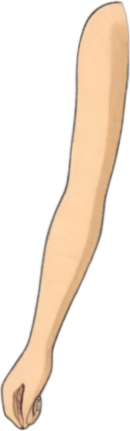
#> input picture tools/pcs/examples/ghibli/arm_l.png, 130 x 431 px
$ python -i see_through_rig.py   (imports and definitions only)
#> lines starting #> are read from the running program, lines starting #| are printed output that depends on the picture; after the words box and inside, x2 and y2 are one past the last pixel; in counts of white or black regions, pixels touching at a corner belong together
#> further down, picture is the input picture: PIL image 130x431 RGBA; mean R, G, B, A 79.9, 66.3, 52.7, 83.8
# -*- coding: utf-8 -*-
"""see-through 分层 PSD → 骨骼槽位部件（head/torso/arm_l/arm_r/leg_l/leg_r/weapon）。

为什么要这一层：see-through 拆的是 **Live2D drawable 语义**（头发/脸/上衣/裤袜/手套/
道具），不是骨骼部件。实测它的层名非常有规律，映射关系是确定的：

  head   ← back hair + front hair + face + neck + ears/l/r + eyelash + eyewhite +
           irides + eyebrow + mouth + nose + headwear（按 PSD 顺序合成）
  torso  ← topwear
  arm_l  ← handwear-l / handwear-r（实测这两层是**整条手臂含手**，不是手套）
  leg_*  ← legwear（两层腿常合并成一层，需按连通域/中线劈开）+ footwear 并回腿
  weapon ← objects（实测道具会单独成层，爆炸图路线会直接丢掉它）

关键细节：导出的 PNG 是**各自裁边**的，位置信息只在 PSD 里（layer.left/top）。
所以必须读 PSD 合成，不能直接把 PNG 叠起来。

用法（必须用 see-through 的 venv，它装了 psd_tools）：
  D:/code/gen/others/see-through-main/.venv/Scripts/python.exe tools/see_through_rig.py \
      --psd <...>/output/panda/layerdiff_output/cell0.psd --out .verify/panda/st-parts
产出：<out>/{head,torso,arm_l,arm_r,leg_l,leg_r,weapon}.png + parts.json
"""
from __future__ import annotations

import argparse
import json
from pathlib import Path

import numpy as np
from PIL import Image
from psd_tools import PSDImage

HEAD_NAMES = {
    "back hair", "front hair", "hair", "face", "neck", "nose", "mouth",
    "headwear", "helmet",
    "ears-l", "ears-r", "eyelash-l", "eyelash-r", "eyewhite-l", "eyewhite-r",
    "irides-l", "irides-r", "eyebrow-l", "eyebrow-r",
}
TORSO_NAMES = {"topwear", "bottomwear", "innerwear", "outerwear"}
ARM_NAMES = {"handwear-l", "handwear-r", "armwear-l", "armwear-r"}
LEG_NAMES = {"legwear", "footwear", "shoes", "socks"}
WEAPON_NAMES = {"objects", "weapon", "accessory", "accessories"}


# [18 lines left out: functions load_layers, composite, not called in this run]


def crop_alpha(img: Image.Image) -> Image.Image:
    b = img.split()[-1].getbbox()
    return img.crop(b) if b else img


def split_lr(img: Image.Image):
    """把「两条腿画在一层」的图劈成左右两半（连通域优先，失败按中线切）。"""
    a = np.array(img.split()[-1]) > 40
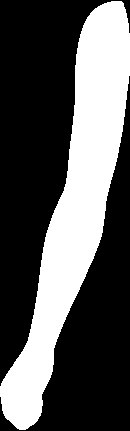
#> a: shape (431, 130) bool; 34.4% white; 1 white region, box (x1, y1, x2, y2) and area: (0, 1, 130, 430) 19290
    try:
        from scipy import ndimage

        lab, n = ndimage.label(ndimage.binary_opening(a, np.ones((3, 3))))
#> n = 1
        sizes = sorted(((int((lab == i).sum()), i) for i in range(1, n + 1)), reverse=True)
#> sizes = [(19290, 1)]
        big = [i for sz, i in sizes if sz > 0.06 * a.sum()]
#> big = [1]
        if len(big) >= 2:
            halves = []
            for i in big[:2]:
                m = lab == i
                ys, xs = np.nonzero(m)
                box = (xs.min(), ys.min(), xs.max() + 1, ys.max() + 1)
                sub = img.crop(box)
                mask = Image.fromarray((m[ys.min():ys.max() + 1, xs.min():xs.max() + 1]
                                        * 255).astype(np.uint8))
                sub.putalpha(Image.composite(sub.getchannel("A"), Image.new("L", sub.size, 0), mask))
                halves.append((sub, (xs.min(), ys.min())))
            halves.sort(key=lambda t: t[1][0])
            return halves
    except Exception:
        pass
    # 回退：按 alpha 重心竖切
    ys, xs = np.nonzero(a)
#> ys = 19290 values from 1 to 429; xs = 19290 values, max 129 at index 1226, min 0 at index 17723, mean 75.15
    if len(xs) == 0:
        return []
    cx = int(np.median(xs))
#> cx = 80
    left = img.crop((0, 0, cx, img.height))
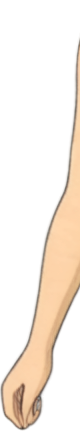
#> left: PIL image 80x431 RGBA; mean R, G, B, A 63.4, 52.8, 42.4, 66.4; transparent parts drawn white
    right = img.crop((cx, 0, img.width, img.height))
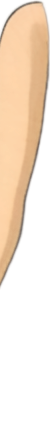
#> right: PIL image 50x431 RGBA; mean R, G, B, A 106.3, 87.8, 69, 111.6; transparent parts drawn white
    return [(left, (0, 0)), (right, (cx, 0))]


# [88 lines left out: functions build_from_psd, main, not called in this run]


# [2 lines not run here, left out]

>>> from PIL import Image
>>> picture = Image.open('pcs/examples/ghibli/arm_l.png')
>>> result = split_lr(picture)
#> result = 2 items

$ run again, on tools/pcs/examples/ghibli/leg_l.png
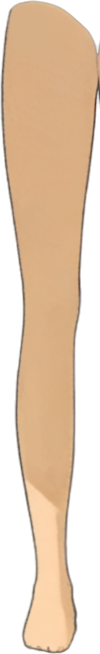
#> input picture tools/pcs/examples/ghibli/leg_l.png, 100 x 654 px
#> picture is the input picture: PIL image 100x654 RGBA; mean R, G, B, A 135.5, 109.9, 84.2, 157.9
#> in split_lr, `a = np.array(img.split()[-1]) > 40`:
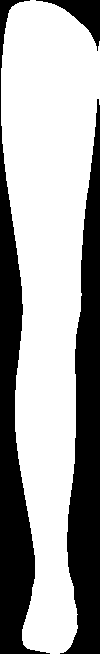
#> a: shape (654, 100) bool; 63.8% white; 3 black regions, box (x1, y1, x2, y2) and area: (60, 99, 100, 654) 11763, (0, 0, 50, 654) 10869, (36, 0, 100, 51) 1027
#> lab: shape (654, 100) int32; values 0 (black) and 1 (white), 63.8% white; 3 black regions, box (x1, y1, x2, y2) and area: (60, 99, 100, 654) 11770, (0, 0, 50, 654) 10869, (36, 0, 100, 51) 1042
#> n = 1
#> sizes = [(41719, 1)]
#> big = [1]
#> cx = 48
#> in split_lr, `right = img.crop((cx, 0, img.width, img.height))`:
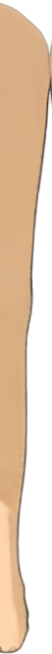
#> right: PIL image 52x654 RGBA; mean R, G, B, A 132.4, 107, 81.8, 154.5; transparent parts drawn white
#> result = 2 items

$ run again, on tools/pcs/examples/ghibli/leg_r.png
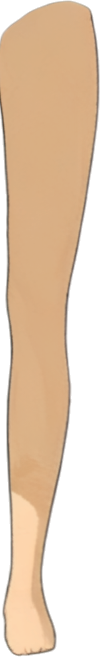
#> input picture tools/pcs/examples/ghibli/leg_r.png, 100 x 657 px
#> picture is the input picture: PIL image 100x657 RGBA; mean R, G, B, A 139.3, 113, 86.7, 163
#> in split_lr, `a = np.array(img.split()[-1]) > 40`:
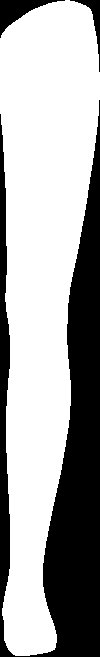
#> a: shape (657, 100) bool; 65.9% white; 3 black regions, box (x1, y1, x2, y2) and area: (0, 100, 100, 657) 21212, (0, 0, 65, 38) 820, (70, 0, 100, 72) 388
#> n = 1
#> sizes = [(43280, 1)]
#> big = [1]
#> cx = 39
#> in split_lr, `right = img.crop((cx, 0, img.width, img.height))`:
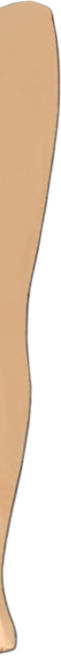
#> right: PIL image 61x657 RGBA; mean R, G, B, A 114.8, 92.5, 70.5, 136; transparent parts drawn white
#> result = 2 items
